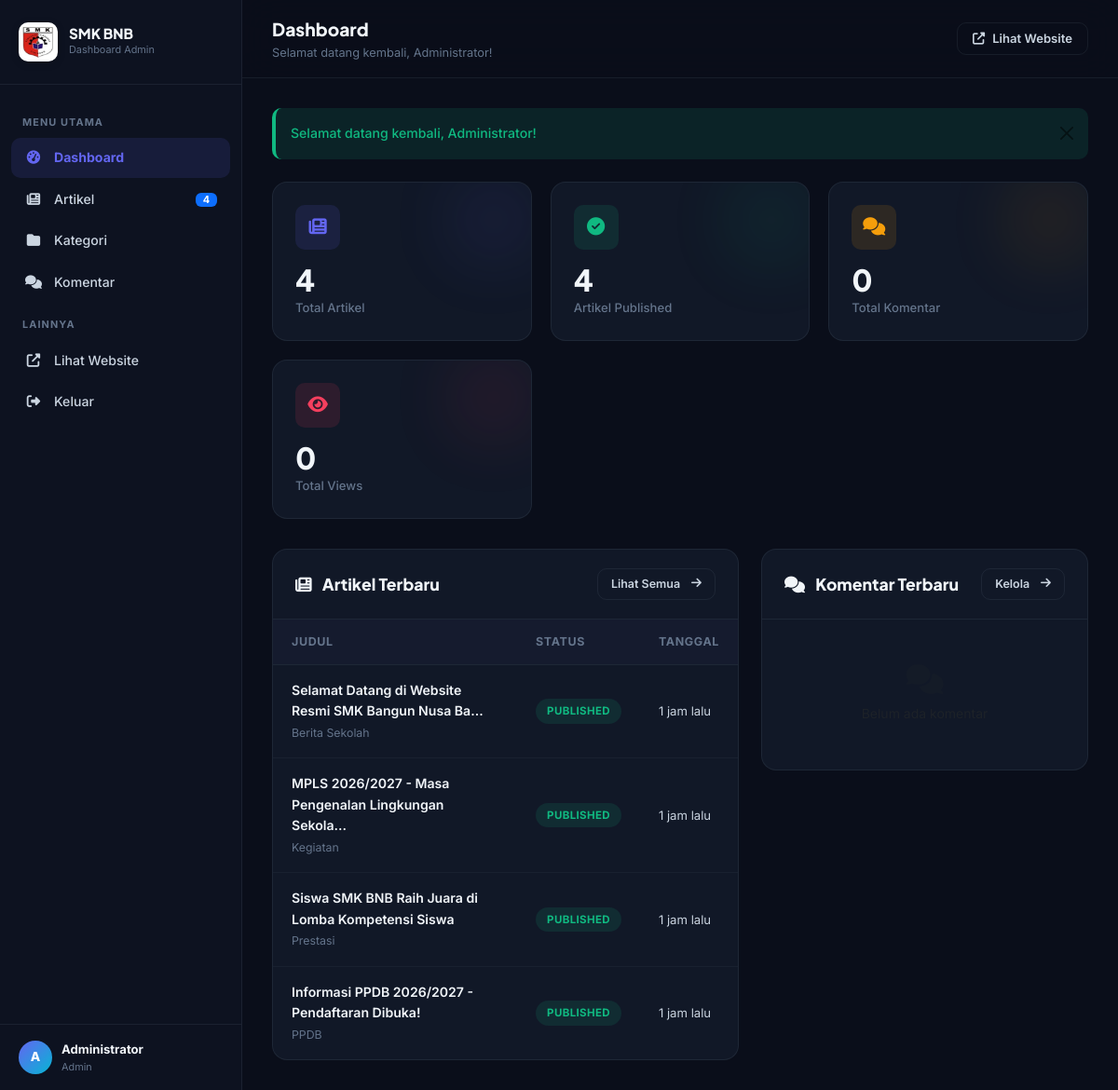
/admin/index.php (signed in), run on the app's committed database.
### tables this page shows
CREATE TABLE IF NOT EXISTS artikel (
    id INT AUTO_INCREMENT PRIMARY KEY,
    user_id INT NOT NULL,
    kategori_id INT NOT NULL,
    judul VARCHAR(255) NOT NULL,
    slug VARCHAR(280) NOT NULL UNIQUE,
    thumbnail VARCHAR(255) DEFAULT NULL,
    isi LONGTEXT NOT NULL,
    ringkasan TEXT DEFAULT NULL,
    status ENUM('draft', 'published') DEFAULT 'draft',
    views INT DEFAULT 0,
    created_at TIMESTAMP DEFAULT CURRENT_TIMESTAMP,
    updated_at TIMESTAMP DEFAULT CURRENT_TIMESTAMP ON UPDATE CURRENT_TIMESTAMP,
    FOREIGN KEY (user_id) REFERENCES users(id) ON DELETE CASCADE,
    FOREIGN KEY (kategori_id) REFERENCES kategori(id) ON DELETE CASCADE
);

CREATE TABLE IF NOT EXISTS kategori (
    id INT AUTO_INCREMENT PRIMARY KEY,
    nama VARCHAR(100) NOT NULL,
    slug VARCHAR(120) NOT NULL UNIQUE,
    deskripsi TEXT DEFAULT NULL,
    created_at TIMESTAMP DEFAULT CURRENT_TIMESTAMP
);

### config.php (called while the page is built, shortened)
<?php
function timeAgo($datetime) {
    $now = new DateTime();
    $ago = new DateTime($datetime);
    $diff = $now->diff($ago);
    if ($diff->h > 0) return $diff->h . ' jam lalu';
    return 'Baru saja';
}
function truncateText($text, $length = 150) {
    $text = strip_tags($text);
    if (strlen($text) <= $length) return $text;
    return substr($text, 0, $length) . '...';
}
function getFlash() {
    if (isset($_SESSION['flash'])) {
        $flash = $_SESSION['flash'];
        return $flash;
    }
    return null;
}

### admin/index.php (the view, shortened to what this page needs)
<?php
require_once '../config.php';
$totalArtikel = $conn->query("SELECT COUNT(*) as total FROM artikel")->fetch_assoc()['total'];
$totalPublished = $conn->query("SELECT COUNT(*) as total FROM artikel WHERE status='published'")->fetch_assoc()['total'];
$totalKomentar = $conn->query("SELECT COUNT(*) as total FROM komentar")->fetch_assoc()['total'];
$totalViews = $conn->query("SELECT COALESCE(SUM(views),0) as total FROM artikel")->fetch_assoc()['total'];
$recentArtikel = $conn->query("SELECT a.*, k.nama as kategori_nama, u.nama as penulis
    FROM artikel a
    JOIN kategori k ON a.kategori_id = k.id
    JOIN users u ON a.user_id = u.id
    ORDER BY a.created_at DESC
    LIMIT 5");
$recentKomentar = $conn->query("SELECT ko.*, a.judul as artikel_judul, a.slug as artikel_slug
    FROM komentar ko
    JOIN artikel a ON ko.artikel_id = a.id
    ORDER BY ko.created_at DESC
    LIMIT 5");
$flash = getFlash();
?>
<!DOCTYPE html>
<html lang="id">
<head>
    <link href="https://cdn.jsdelivr.net/npm/bootstrap@5.3.3/dist/css/bootstrap.min.css" rel="stylesheet">
    <link rel="stylesheet" href="https://cdnjs.cloudflare.com/ajax/libs/font-awesome/6.5.1/css/all.min.css">
    <link rel="stylesheet" href="../assets/css/admin.css">
</head>
<body>
    <div class="admin-wrapper">
        <aside class="admin-sidebar" id="adminSidebar">
            <div class="sidebar-brand">
                <div class="sidebar-brand-icon"><img src="../assets/img/logo-smk.jpg" alt="Logo SMK BNB"></div>
                <div>
                    <div class="sidebar-brand-name">SMK BNB</div>
                    <div class="sidebar-brand-sub">Dashboard Admin</div>
                </div>
            </div>
            <nav class="sidebar-nav">
                <div class="sidebar-label">Menu Utama</div>
                <a href="index.php" class="sidebar-link active">
                    <i class="fas fa-tachometer-alt"></i> Dashboard
                </a>
                <a href="artikel.php" class="sidebar-link">
                    <i class="fas fa-newspaper"></i> Artikel
                    <span class="badge bg-primary"><?= $totalArtikel ?></span>
                </a>
                <a href="kategori.php" class="sidebar-link">
                    <i class="fas fa-folder"></i> Kategori
                </a>
                <a href="komentar.php" class="sidebar-link">
                    <i class="fas fa-comments"></i> Komentar
                </a>
                <div class="sidebar-label">Lainnya</div>
                <a href="../index.php" target="_blank" class="sidebar-link">
                    <i class="fas fa-external-link-alt"></i> Lihat Website
                </a>
                <a href="logout.php" class="sidebar-link">
                    <i class="fas fa-sign-out-alt"></i> Keluar
                </a>
            </nav>
            <div class="sidebar-footer">
                <div class="sidebar-user">
                    <div class="sidebar-user-avatar">
                        <?= strtoupper(substr($_SESSION['user_nama'], 0, 1)) ?>
                    </div>
                    <div class="sidebar-user-info">
                        <div class="sidebar-user-name"><?= htmlspecialchars($_SESSION['user_nama']) ?></div>
                        <div class="sidebar-user-role"><?= $_SESSION['role'] ?></div>
                    </div>
                </div>
            </div>
        </aside>
        <main class="admin-main">
            <header class="admin-topbar">
                <div class="topbar-left">
                    <div>
                        <div class="topbar-title">Dashboard</div>
                        <div class="topbar-breadcrumb">Selamat datang kembali, <?= htmlspecialchars($_SESSION['user_nama']) ?>!</div>
                    </div>
                </div>
                <div>
                    <a href="../index.php" target="_blank" class="btn-admin-outline" style="padding: 6px 16px; font-size: 0.82rem;">
                        <i class="fas fa-external-link-alt"></i> Lihat Website
                    </a>
                </div>
            </header>
            <div class="admin-content">
                <?php if($flash): ?>
                    <div class="alert alert-<?= $flash['type'] ?> alert-dismissible fade show mb-4" role="alert">
                        <?= $flash['message'] ?>
                        <button type="button" class="btn-close" data-bs-dismiss="alert"></button>
                    </div>
                <?php endif; ?>
                <div class="dash-stats">
                    <div class="dash-stat-card card-primary">
                        <div class="dash-stat-icon icon-primary"><i class="fas fa-newspaper"></i></div>
                        <div class="dash-stat-number"><?= $totalArtikel ?></div>
                        <div class="dash-stat-label">Total Artikel</div>
                    </div>
                    <div class="dash-stat-card card-emerald">
                        <div class="dash-stat-icon icon-emerald"><i class="fas fa-check-circle"></i></div>
                        <div class="dash-stat-number"><?= $totalPublished ?></div>
                        <div class="dash-stat-label">Artikel Published</div>
                    </div>
                    <div class="dash-stat-card card-accent">
                        <div class="dash-stat-icon icon-accent"><i class="fas fa-comments"></i></div>
                        <div class="dash-stat-number"><?= $totalKomentar ?></div>
                        <div class="dash-stat-label">Total Komentar</div>
                    </div>
                    <div class="dash-stat-card card-rose">
                        <div class="dash-stat-icon icon-rose"><i class="fas fa-eye"></i></div>
                        <div class="dash-stat-number"><?= number_format($totalViews) ?></div>
                        <div class="dash-stat-label">Total Views</div>
                    </div>
                </div>
                <div class="row g-4">
                    <div class="col-lg-7">
                        <div class="admin-card">
                            <div class="admin-card-header">
                                <span class="admin-card-title"><i class="fas fa-newspaper me-2"></i> Artikel Terbaru</span>
                                <a href="artikel.php" class="btn-admin-outline" style="padding: 6px 14px; font-size: 0.78rem;">
                                    Lihat Semua <i class="fas fa-arrow-right ms-1"></i>
                                </a>
                            </div>
                            <div class="admin-card-body">
                                <table class="admin-table">
                                    <thead>
                                        <tr>
                                            <th>Judul</th>
                                            <th>Status</th>
                                            <th>Tanggal</th>
                                        </tr>
                                    </thead>
                                    <tbody>
                                        <?php if($recentArtikel->num_rows > 0): ?>
                                            <?php while($ra = $recentArtikel->fetch_assoc()): ?>
                                            <tr>
                                                <td>
                                                    <div style="font-weight: 600; color: var(--text-main); font-size: 0.88rem;"><?= htmlspecialchars(truncateText($ra['judul'], 50)) ?></div>
                                                    <small style="color: var(--text-muted);"><?= htmlspecialchars($ra['kategori_nama']) ?></small>
                                                </td>
                                                <td>
                                                    <span class="status-badge status-<?= $ra['status'] ?>">
                                                        <?= $ra['status'] ?>
                                                    </span>
                                                </td>
                                                <td style="font-size: 0.82rem;"><?= timeAgo($ra['created_at']) ?></td>
                                            </tr>
                                            <?php endwhile; ?>
                                        <?php else: ?>
                                            <tr><td colspan="3" class="text-center text-muted py-4">Belum ada artikel</td></tr>
                                        <?php endif; ?>
                                    </tbody>
                                </table>
                            </div>
                        </div>
                    </div>
                    <div class="col-lg-5">
                        <div class="admin-card">
                            <div class="admin-card-header">
                                <span class="admin-card-title"><i class="fas fa-comments me-2"></i> Komentar Terbaru</span>
                                <a href="komentar.php" class="btn-admin-outline" style="padding: 6px 14px; font-size: 0.78rem;">
                                    Kelola <i class="fas fa-arrow-right ms-1"></i>
                                </a>
                            </div>
                            <div class="admin-card-body with-padding">
                                <?php if($recentKomentar->num_rows > 0): ?>
                                    <?php while($rk = $recentKomentar->fetch_assoc()): ?>
                                    <div style="padding: 12px 0; border-bottom: 1px solid var(--border-light);">
                                        <div style="display: flex; justify-content: space-between; align-items: center; margin-bottom: 4px;">
                                            <strong style="font-size: 0.85rem;"><?= htmlspecialchars($rk['nama']) ?></strong>
                                            <span class="status-badge status-<?= $rk['status'] ?>"><?= $rk['status'] ?></span>
                                        </div>
                                        <p style="font-size: 0.82rem; color: var(--text-muted); margin: 4px 0;"><?= htmlspecialchars(truncateText($rk['isi'], 80)) ?></p>
                                        <small style="color: var(--text-muted); font-size: 0.72rem;">
                                            pada <a href="../detail.php?slug=<?= $rk['artikel_slug'] ?>" target="_blank" class="artikel-link"><?= htmlspecialchars(truncateText($rk['artikel_judul'], 30)) ?></a>
                                            • <?= timeAgo($rk['created_at']) ?>
                                        </small>
                                    </div>
                                    <?php endwhile; ?>
                                <?php else: ?>
                                    <div class="text-center py-4">
                                        <i class="fas fa-comments fa-2x text-muted d-block mb-2" style="opacity:0.3;"></i>
                                        <small class="text-muted">Belum ada komentar</small>
                                    </div>
                                <?php endif; ?>
                            </div>
                        </div>
                    </div>
                </div>
            </div>
        </main>
    </div>
</body>
</html>

### data on the page
artikel: judul "Selamat Datang di Website Resmi SMK Bangun Nusa Ba...", kategori.nama "Berita Sekolah", status "PUBLISHED", created_at "1 jam lalu"
artikel: judul "MPLS 2026/2027 - Masa Pengenalan Lingkungan Sekola...", kategori.nama "Kegiatan", status "PUBLISHED", created_at "1 jam lalu"
artikel: judul "Siswa SMK BNB Raih Juara di Lomba Kompetensi Siswa", kategori.nama "Prestasi", status "PUBLISHED", created_at "1 jam lalu"
artikel: judul "Informasi PPDB 2026/2027 - Pendaftaran Dibuka!", kategori.nama "PPDB", status "PUBLISHED", created_at "1 jam lalu"

### other printed values
$totalArtikel "4"
substr($_SESSION['user_nama'], 0, 1) "A"
$_SESSION['user_nama'] "Administrator"
$_SESSION['role'] "Admin"
$flash['message'] "Selamat datang kembali, Administrator!"
$totalPublished "4"
$totalKomentar "0"
$totalViews "0"
